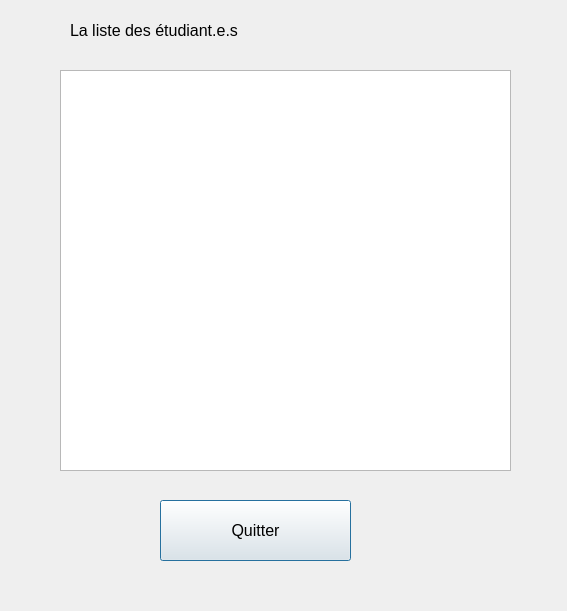
<?xml version="1.0" encoding="UTF-8"?>
<ui version="4.0">
 <class>Dialog</class>
 <widget class="QDialog" name="Dialog">
  <property name="geometry">
   <rect>
    <x>0</x>
    <y>0</y>
    <width>567</width>
    <height>611</height>
   </rect>
  </property>
  <property name="windowTitle">
   <string>Dialog</string>
  </property>
  <widget class="QListView" name="listView_etudiants">
   <property name="geometry">
    <rect>
     <x>60</x>
     <y>70</y>
     <width>451</width>
     <height>401</height>
    </rect>
   </property>
  </widget>
  <widget class="QLabel" name="label_lst_etudiants">
   <property name="geometry">
    <rect>
     <x>70</x>
     <y>20</y>
     <width>241</width>
     <height>21</height>
    </rect>
   </property>
   <property name="font">
    <font>
     <pointsize>12</pointsize>
    </font>
   </property>
   <property name="text">
    <string>La liste des étudiant.e.s</string>
   </property>
  </widget>
  <widget class="QPushButton" name="pushButton_quitter">
   <property name="geometry">
    <rect>
     <x>160</x>
     <y>500</y>
     <width>191</width>
     <height>61</height>
    </rect>
   </property>
   <property name="font">
    <font>
     <pointsize>12</pointsize>
    </font>
   </property>
   <property name="text">
    <string>Quitter</string>
   </property>
  </widget>
 </widget>
 <resources/>
 <connections/>
</ui>
